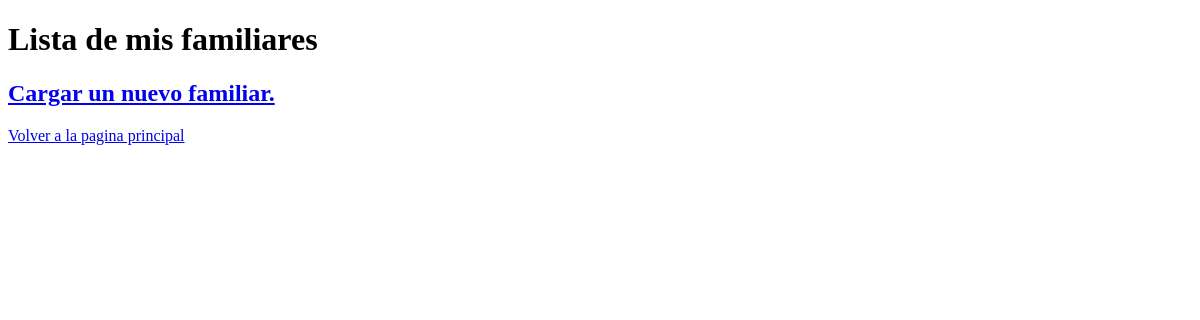
The app's page /mi-familia/, older data.
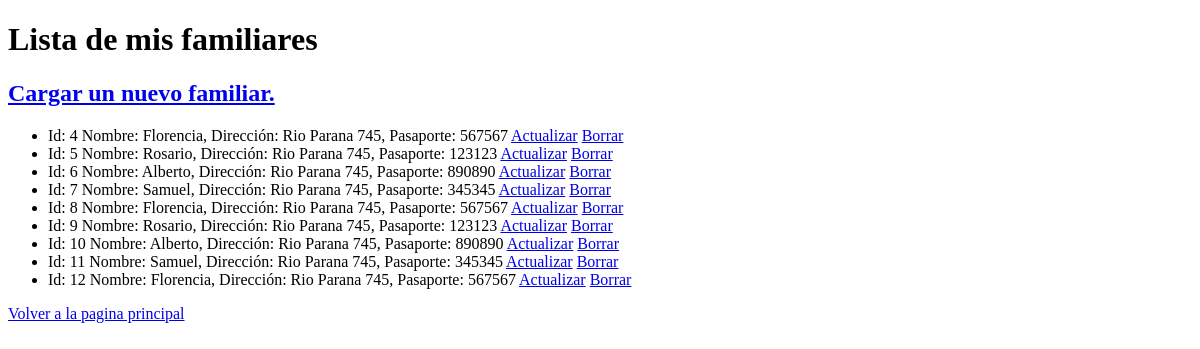
The same page, newer data.
### ejemplo/models.py (models this page shows, shortened)
class Familiar(models.Model):
    nombre = models.CharField(max_length=100)
    direccion = models.CharField(max_length=200)
    numero_pasaporte = models.IntegerField()

### ejemplo/views.py (the view)
# urls.py: path('mi-familia/', monstrar_familiares),
def monstrar_familiares(request):
  lista_familiares = Familiar.objects.all()
  return render(request, "ejemplo/familiares.html", {"lista_familiares": lista_familiares})

### ejemplo/templates/ejemplo/familiares.html (shortened to what this page needs)
<!DOCTYPE html>
<html lang="en">
<head>
</head>
<body>
    {% block titulo %}
    <h1>Lista de mis familiares</h1>
    {% endblock %}
    {% block contenido %}
     <h2><a href="/mi-familia/alta">Cargar un nuevo familiar.</a></h2>
    <ul>
    {% for familiar in lista_familiares %}
       <li>
        Id: {{familiar.id}} Nombre: {{familiar.nombre}}, Dirección: {{familiar.direccion}}, Pasaporte: {{familiar.numero_pasaporte}}
        <a href="/mi-familia/actualizar/{{ familiar.id }}">Actualizar</a>
        <a href="/mi-familia/borrar/{{ familiar.id }}">Borrar</a>
        </li>
    {% endfor %}
    </ul>
    <a href="/pagina-principal">Volver a la pagina principal</a>
    {% endblock %}
</body>
</html>

Row changes from the older to the newer data that the page shows:
added Familiar: id "4", nombre "Florencia", direccion "Rio Parana 745", numero_pasaporte "567567"
added Familiar: id "5", nombre "Rosario", direccion "Rio Parana 745", numero_pasaporte "123123"
added Familiar: id "6", nombre "Alberto", direccion "Rio Parana 745", numero_pasaporte "890890"
added Familiar: id "7", nombre "Samuel", direccion "Rio Parana 745", numero_pasaporte "345345"
added Familiar: id "8", nombre "Florencia", direccion "Rio Parana 745", numero_pasaporte "567567"
added Familiar: id "9", nombre "Rosario", direccion "Rio Parana 745", numero_pasaporte "123123"
added Familiar: id "10", nombre "Alberto", direccion "Rio Parana 745", numero_pasaporte "890890"
added Familiar: id "11", nombre "Samuel", direccion "Rio Parana 745", numero_pasaporte "345345"
added Familiar: id "12", nombre "Florencia", direccion "Rio Parana 745", numero_pasaporte "567567"
